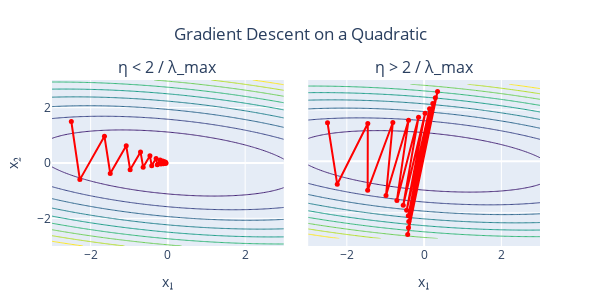

Write notebook code for a chart like this one.
### Code cell
functions.generate_gd_quadratic_plot()

### Figure 1 — Plotly figure (JSON) as saved in the notebook; plotly's stock layout.template omitted (floating-point values rounded to 4 significant figures; data arrays with more than 128 entries replaced by an {"elided": "..."} marker saying what was removed)
{"data": [{"colorscale": [[0, "#440154"], [0.1111, "#482878"], [0.2222, "#3e4989"], [0.3333, "#31688e"], [0.4444, "#26828e"], [0.5556, "#1f9e89"], [0.6667, "#35b779"], [0.7778, "#6ece58"], [0.8889, "#b5de2b"], [1, "#fde725"]], "contours": {"coloring": "lines", "showlabels": false}, "line": {"width": 1}, "showscale": false, "type": "contour", "x": {"elided": "200 float values"}, "xaxis": "x", "y": {"elided": "200 float values"}, "yaxis": "y", "z": {"elided": "200x200 float values"}}, {"colorscale": [[0, "#440154"], [0.1111, "#482878"], [0.2222, "#3e4989"], [0.3333, "#31688e"], [0.4444, "#26828e"], [0.5556, "#1f9e89"], [0.6667, "#35b779"], [0.7778, "#6ece58"], [0.8889, "#b5de2b"], [1, "#fde725"]], "contours": {"coloring": "lines", "showlabels": false}, "line": {"width": 1}, "showscale": false, "type": "contour", "x": {"elided": "200 float values"}, "xaxis": "x2", "y": {"elided": "200 float values"}, "yaxis": "y2", "z": {"elided": "200x200 float values"}}, {"line": {"color": "red", "width": 2}, "marker": {"color": "red", "size": 5}, "mode": "lines+markers", "name": "GD Path", "type": "scatter", "x": [-2.5, -2.279, -1.642, -1.493, -1.079, -0.9776, -0.7084, -0.6403, -0.4653, -0.4194, -0.3056, -0.2748, -0.2007, -0.18, -0.1318, -0.1179, -0.08653, -0.07724, -0.05682, -0.0506], "xaxis": "x", "y": [1.5, -0.6007, 0.9659, -0.3797, 0.622, -0.2399, 0.4006, -0.1515, 0.2581, -0.09559, 0.1663, -0.06029, 0.1071, -0.03801, 0.06903, -0.02394, 0.04449, -0.01508, 0.02867, -0.009485], "yaxis": "y"}, {"line": {"color": "red", "width": 2}, "marker": {"color": "red", "size": 5}, "mode": "lines+markers", "name": "GD Path", "type": "scatter", "x": [-2.5, -2.248, -1.457, -1.461, -0.8093, -0.986, -0.4029, -0.7037, -0.1438, -0.5405, 0.02578, -0.4515, 0.1416, -0.4091, 0.2255, -0.3967, 0.2913, -0.4039, 0.3473, -0.4249], "xaxis": "x2", "y": [1.5, -0.8925, 1.472, -1.127, 1.511, -1.329, 1.597, -1.519, 1.719, -1.708, 1.869, -1.903, 2.045, -2.111, 2.245, -2.335, 2.469, -2.579, 2.719, -2.846], "yaxis": "y2"}], "layout": {"annotations": [{"font": {"size": 16}, "showarrow": false, "text": "η < 2 / λ_max", "x": 0.2375, "xanchor": "center", "xref": "paper", "y": 1, "yanchor": "bottom", "yref": "paper"}, {"font": {"size": 16}, "showarrow": false, "text": "η > 2 / λ_max", "x": 0.7625, "xanchor": "center", "xref": "paper", "y": 1, "yanchor": "bottom", "yref": "paper"}], "height": 300, "margin": {"b": 30, "l": 15, "r": 60, "t": 80}, "showlegend": false, "title": {"text": "Gradient Descent on a Quadratic", "x": 0.5}, "width": 600, "xaxis": {"anchor": "y", "domain": [0, 0.475], "title": {"text": "x₁"}}, "xaxis2": {"anchor": "y2", "domain": [0.525, 1], "title": {"text": "x₁"}}, "yaxis": {"anchor": "x", "domain": [0, 1], "showticklabels": true, "ticks": "", "title": {"text": "x₂"}}, "yaxis2": {"anchor": "x2", "domain": [0, 1], "showticklabels": false, "ticks": ""}}}
